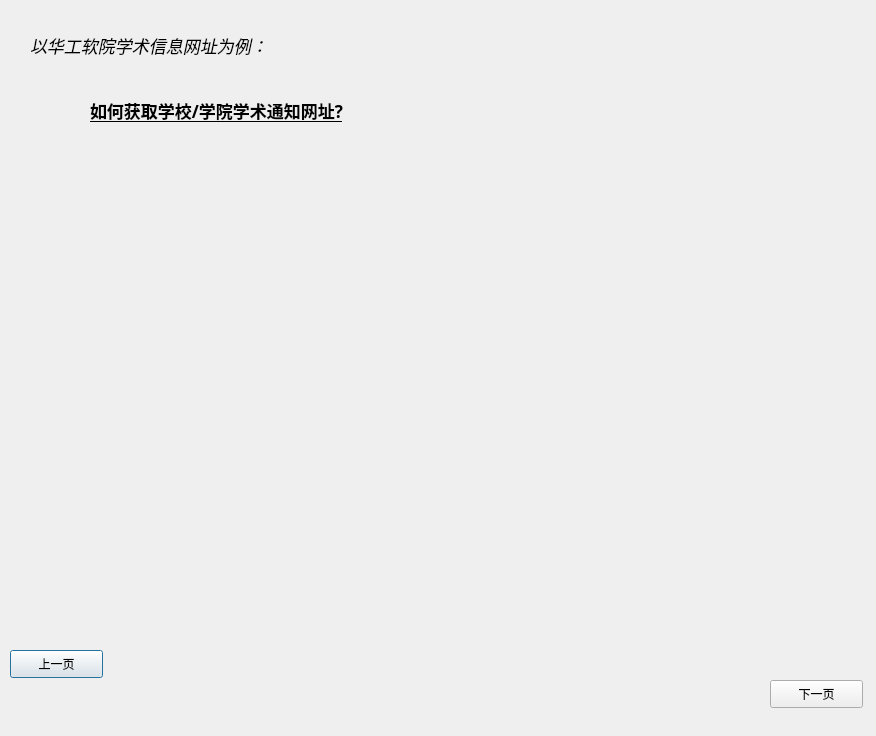
<?xml version="1.0" encoding="UTF-8"?>
<ui version="4.0">
 <class>Dialog</class>
 <widget class="QDialog" name="Dialog">
  <property name="geometry">
   <rect>
    <x>0</x>
    <y>0</y>
    <width>876</width>
    <height>736</height>
   </rect>
  </property>
  <property name="windowTitle">
   <string>Dialog</string>
  </property>
  <widget class="QPushButton" name="pushButton">
   <property name="geometry">
    <rect>
     <x>10</x>
     <y>650</y>
     <width>93</width>
     <height>28</height>
    </rect>
   </property>
   <property name="text">
    <string>上一页</string>
   </property>
  </widget>
  <widget class="QPushButton" name="pushButton_2">
   <property name="geometry">
    <rect>
     <x>770</x>
     <y>680</y>
     <width>93</width>
     <height>28</height>
    </rect>
   </property>
   <property name="text">
    <string>下一页</string>
   </property>
  </widget>
  <widget class="QLabel" name="label">
   <property name="geometry">
    <rect>
     <x>90</x>
     <y>60</y>
     <width>351</width>
     <height>101</height>
    </rect>
   </property>
   <property name="font">
    <font>
     <family>微软雅黑</family>
     <pointsize>13</pointsize>
     <weight>75</weight>
     <bold>true</bold>
     <underline>true</underline>
    </font>
   </property>
   <property name="text">
    <string>如何获取学校/学院学术通知网址?</string>
   </property>
  </widget>
  <widget class="QLabel" name="label_2">
   <property name="geometry">
    <rect>
     <x>30</x>
     <y>30</y>
     <width>301</width>
     <height>31</height>
    </rect>
   </property>
   <property name="font">
    <font>
     <pointsize>13</pointsize>
     <italic>true</italic>
    </font>
   </property>
   <property name="text">
    <string>以华工软院学术信息网址为例：</string>
   </property>
  </widget>
  <widget class="QLabel" name="label_3">
   <property name="geometry">
    <rect>
     <x>70</x>
     <y>150</y>
     <width>751</width>
     <height>401</height>
    </rect>
   </property>
   <property name="text">
    <string/>
   </property>
   <property name="textFormat">
    <enum>Qt::AutoText</enum>
   </property>
   <property name="pixmap">
    <pixmap>help_pictures/获取学校(院)学术信息通知网址1.png</pixmap>
   </property>
   <property name="scaledContents">
    <bool>true</bool>
   </property>
  </widget>
 </widget>
 <resources/>
 <connections/>
</ui>
